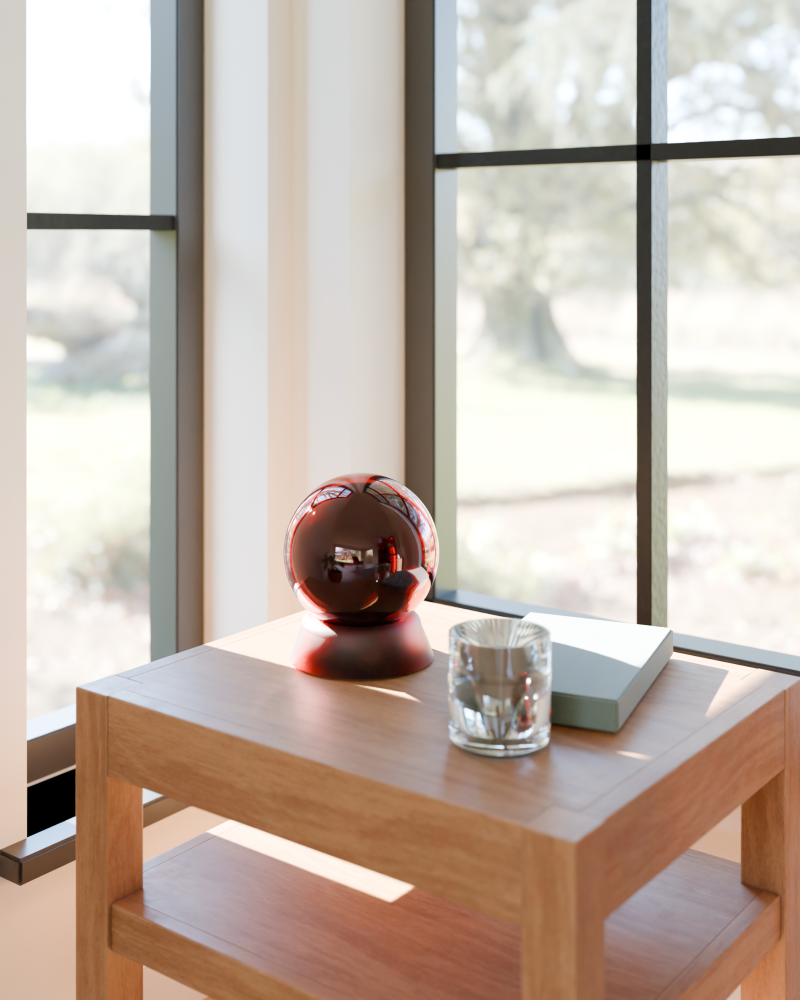
#> input picture renders/2026-11-20/barkhorn/living/living-c-ember.png, 1600 x 2000 px (shown at 1/2 size)
$ python c_ball_vs_studio.py
#> lines starting #> are read from the running program, lines starting #| are printed output that depends on the picture; after the words box and inside, x2 and y2 are one past the last pixel; in counts of white or black regions, pixels touching at a corner belong together
"""The Core's ball and base in the room's C and the lamps lane's studio Core OFF (house7): L*/C*/hue medians."""
import sys, numpy as np
from PIL import Image
def lab(a):
    a=a/255; lin=np.where(a<=0.04045,a/12.92,((a+0.055)/1.055)**2.4)
    M=np.array([[0.4124,0.3576,0.1805],[0.2126,0.7152,0.0722],[0.0193,0.1192,0.9505]])
    X=lin@M.T/np.array([0.95047,1,1.08883]); f=np.where(X>216/24389,np.cbrt(X),(24389/27*X+16)/116)
    A=500*(f[...,0]-f[...,1]); B=200*(f[...,1]-f[...,2]); return 116*f[...,1]-16, np.hypot(A,B), np.degrees(np.arctan2(B,A))
#> after `A = 500 * (f[..., 0] - f[..., 1])`:
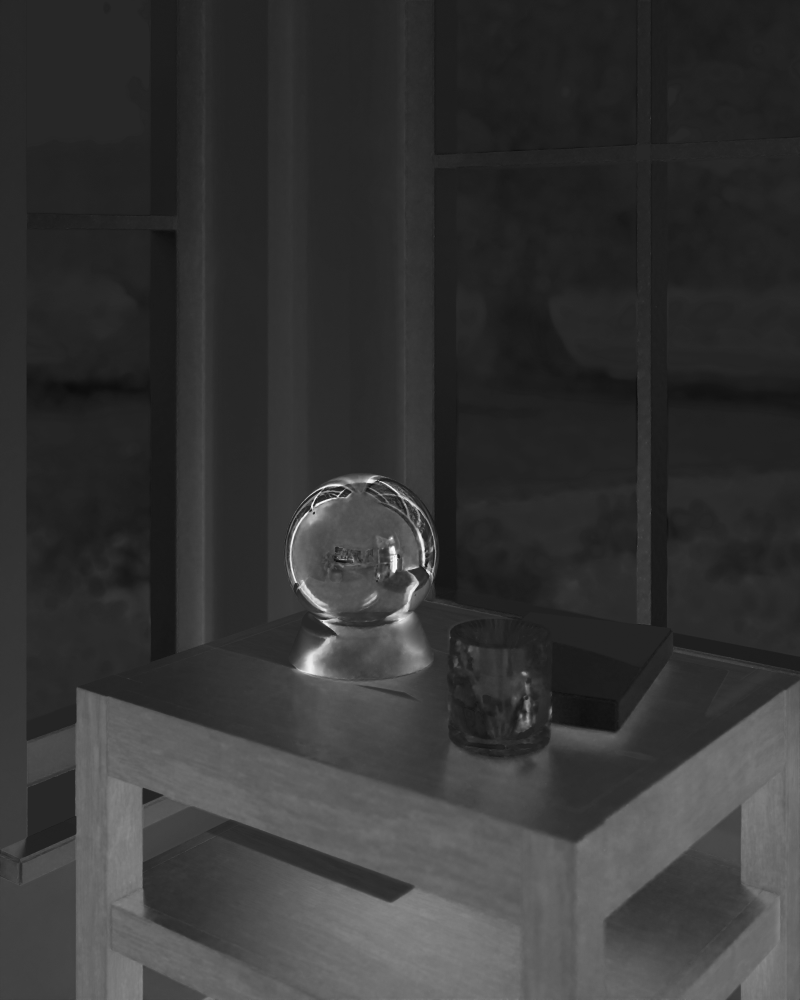
#> A: shape (2000, 1600) float64 (shown at 1/2 size); min -11.11, max 61.09, mean 4.2; drawn with min black and max white
#> after `B = 200 * (f[..., 1] - f[..., 2])`:
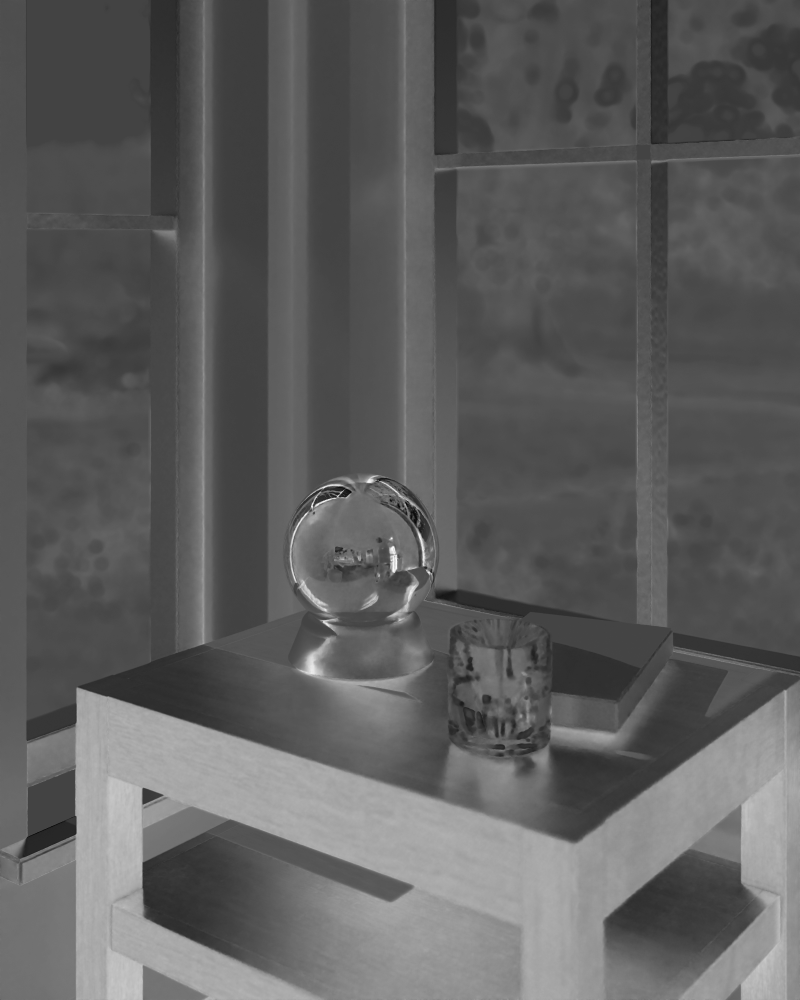
#> B: shape (2000, 1600) float64 (shown at 1/2 size); min -20.1, max 55.78, mean 8; drawn with min black and max white
def disc(H,W,cx,cy,r):
    Y,X=np.ogrid[:H,:W]; return (X-cx)**2+(Y-cy)**2<=r*r
def rep(name, path, ball, base_c, base_l, base_r, lower):
    L,C,h=lab(np.asarray(Image.open(path).convert('RGB')).astype(float)); H,W=L.shape
#> after `L, C, h = lab(np.asarray(Image.open(path).convert('RGB')).astype(float`:
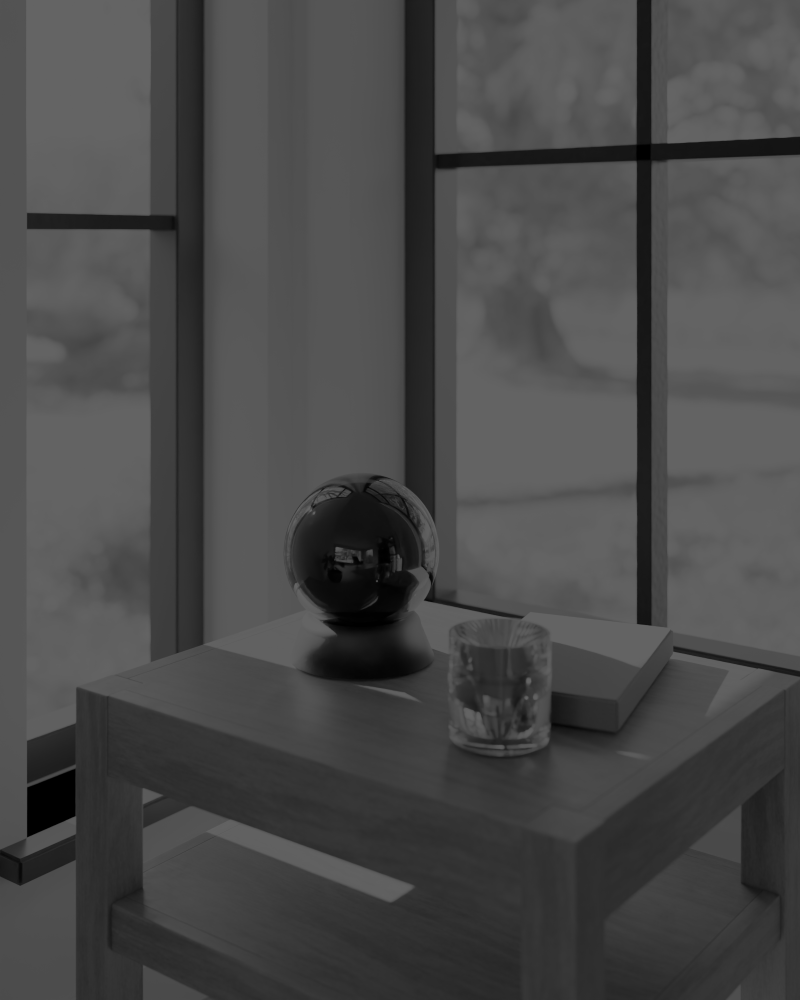
#> L: shape (2000, 1600) float64 (shown at 1/2 size); min 0, max 100, mean 73.3
#> after `L, C, h = lab(np.asarray(Image.open(path).convert('RGB')).astype(float`:
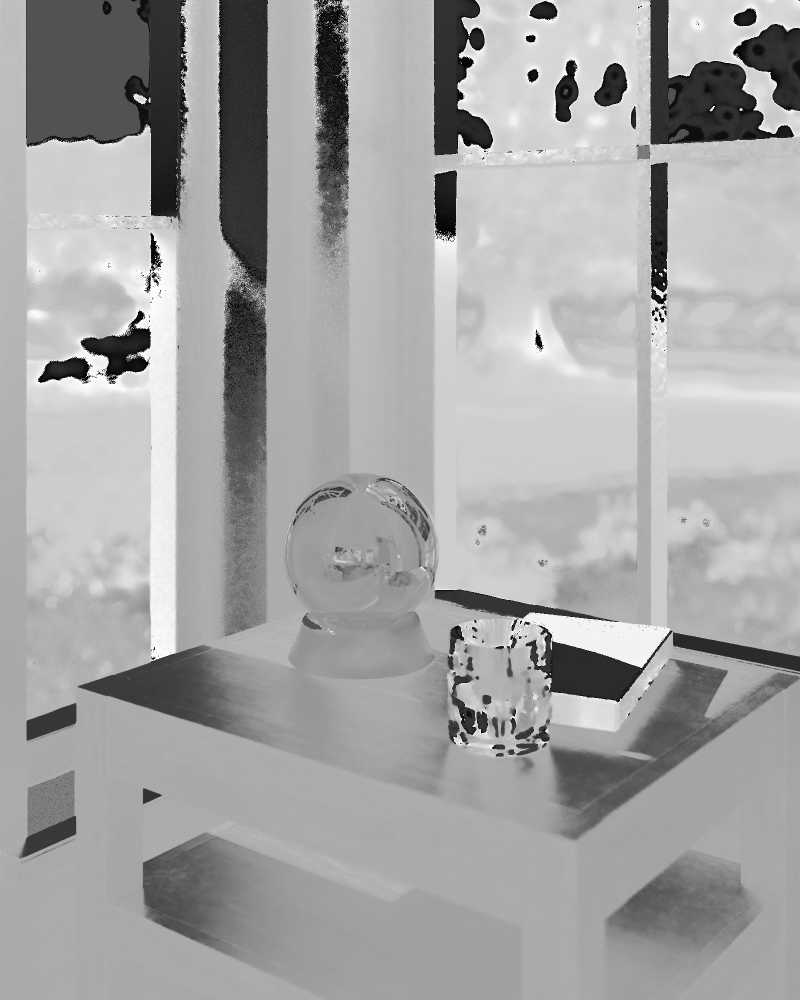
#> h: shape (2000, 1600) float64 (shown at 1/2 size); min -180, max 180, mean 52.2; drawn with min black and max white
#> after `H, W = L.shape`: H = 2000; W = 1600
    m=disc(H,W,*ball)
    def med(sel): return f'{np.median(L[sel]):5.1f} / {np.median(C[sel]):5.1f} / {np.median(h[sel]):3.0f}'
    box=lambda b: (slice(b[1],b[3]),slice(b[0],b[2]))
    print(f'{name:10s} ball disc {med(m)} | ball lower {med(box(lower))} | base centre {med(box(base_c))} | flanks {med(box(base_l))}  {med(box(base_r))}')
#| room C     ball disc  27.7 /  15.9 /  40 | ball lower   9.1 /  15.3 /  39 | base centre  11.5 /  11.8 /  44 | flanks  78.4 /  10.4 /  40   62.4 /   6.2 /  36
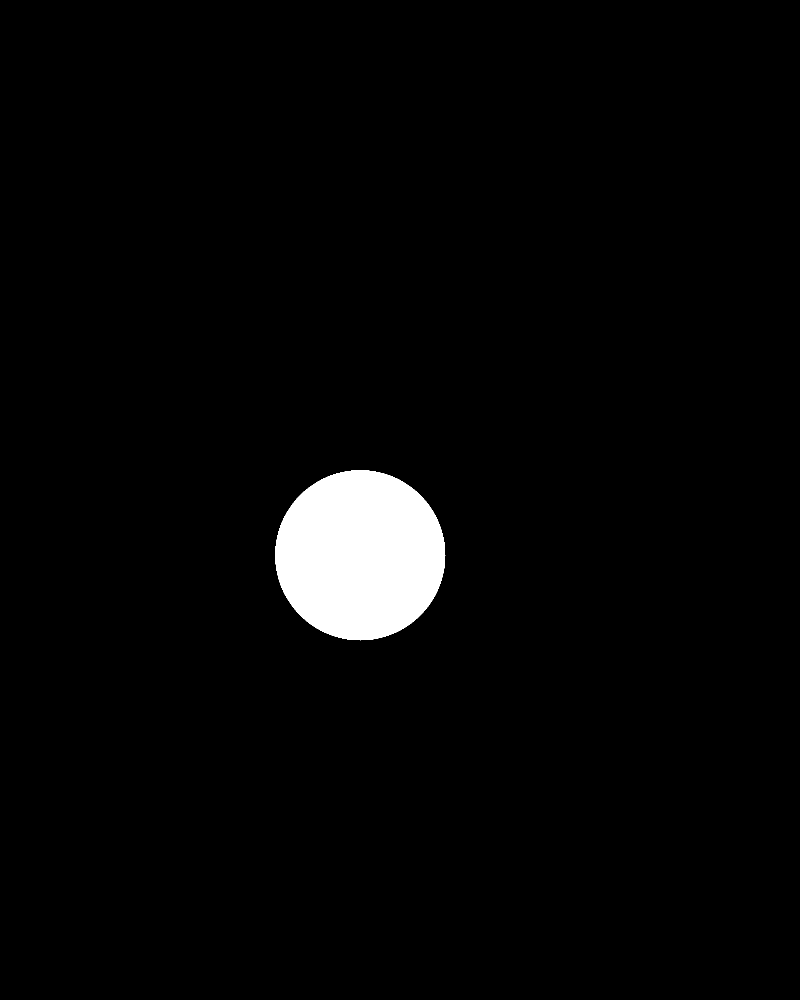
#> m: shape (2000, 1600) bool (shown at 1/2 size); 2.8% white; 1 white region, box (x1, y1, x2, y2) and area: (550, 940, 891, 1281) 90785
rep('room C', 'living-c-ember.png', (720,1110,170), (690,1320,750,1380), (565,1320,600,1380), (840,1320,875,1380), (660,1160,780,1230))
rep('studio', 'studio-core-off.png', (822,1045,400), (760,1500,880,1580), (505,1500,545,1560), (1095,1500,1135,1560), (700,1180,940,1320))
#> (the run stopped early here; a loop or call above may not have finished)

$ run again, with renders/2026-11-20/barkhorn/living/c-base-v2-v3.png copied over renders/2026-11-20/barkhorn/living/living-c-ember.png
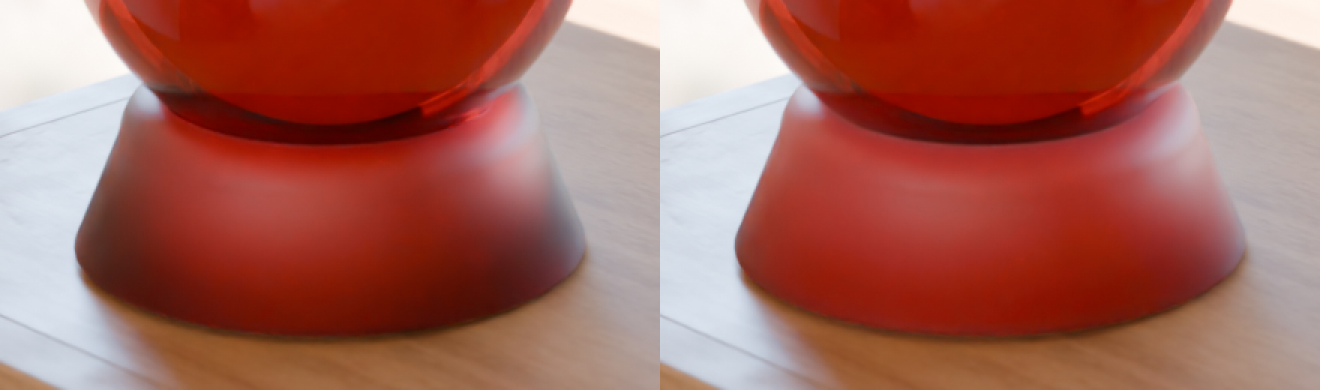
#> input picture renders/2026-11-20/barkhorn/living/c-base-v2-v3.png, 1320 x 390 px
#> in rep, `L, C, h = lab(np.asarray(Image.open(path).convert('RGB')).astype(float`:
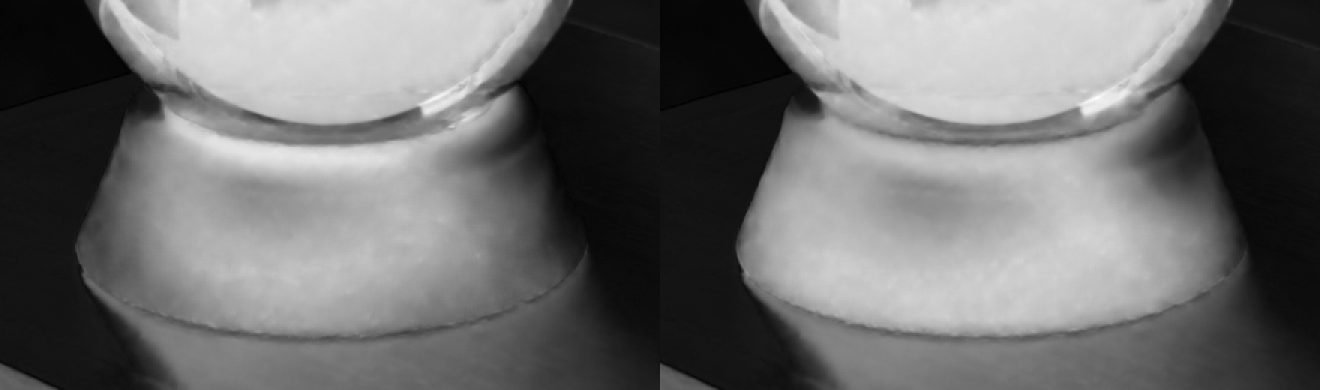
#> C: shape (390, 1320) float64; min 0.0107, max 80.47, mean 34.9; drawn with min black and max white
#> in rep, `L, C, h = lab(np.asarray(Image.open(path).convert('RGB')).astype(float`:
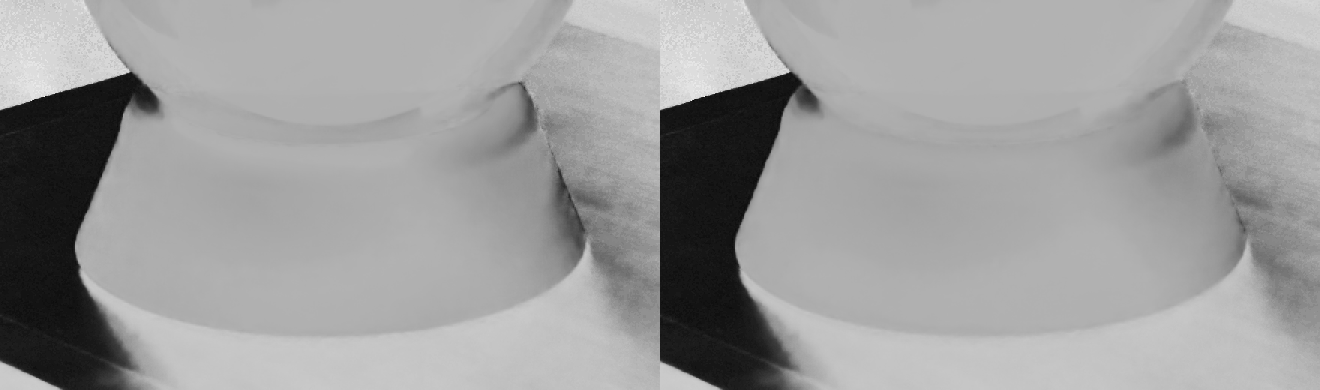
#> h: shape (390, 1320) float64; min -115.5, max 110, mean 23.4; drawn with min black and max white
#| room C     ball disc   nan /   nan / nan | ball lower   nan /   nan / nan | base centre   nan /   nan / nan | flanks   nan /   nan / nan    nan /   nan / nan
#> m: shape (390, 1320) bool; every value is 0

$ run again, with renders/2026-11-20/barkhorn/living/living-a-ember-256.png copied over renders/2026-11-20/barkhorn/living/living-c-ember.png
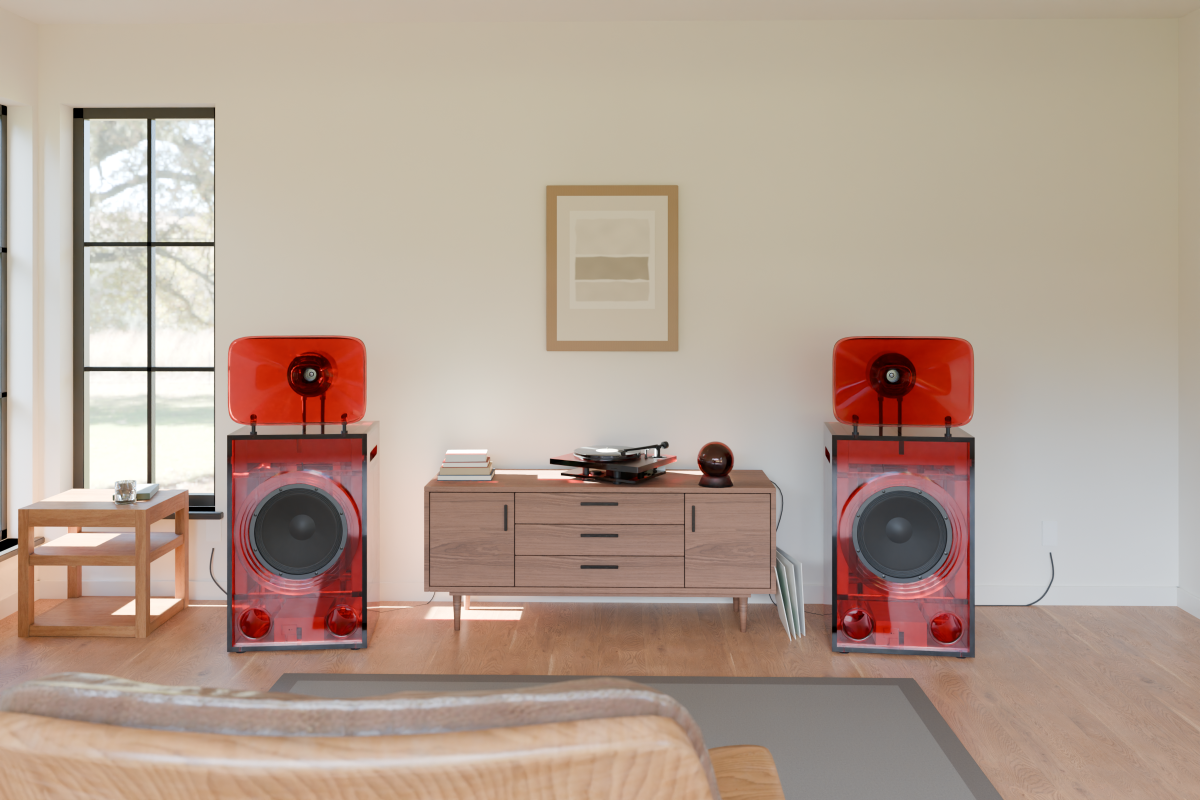
#> input picture renders/2026-11-20/barkhorn/living/living-a-ember-256.png, 2400 x 1600 px (shown at 1/2 size)
#> in rep, `L, C, h = lab(np.asarray(Image.open(path).convert('RGB')).astype(float`:
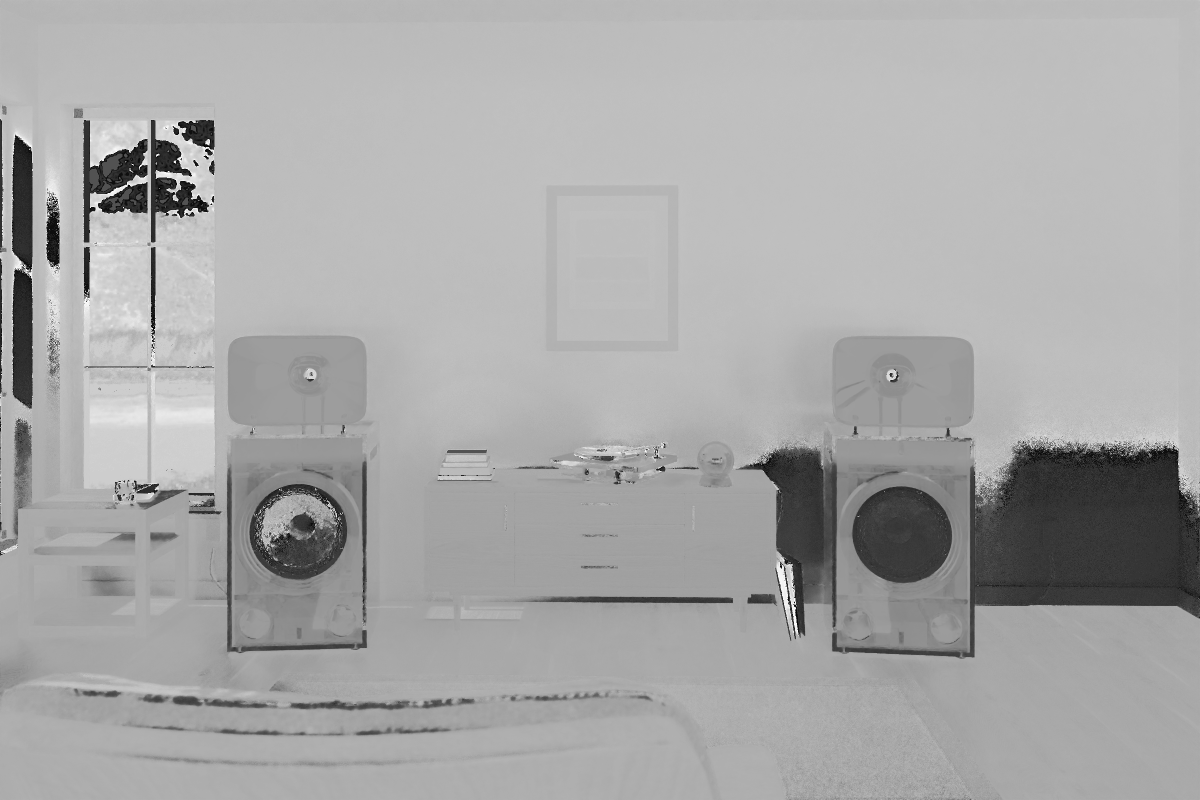
#> h: shape (1600, 2400) float64 (shown at 1/2 size); min -180, max 180, mean 57.4; drawn with min black and max white
#| room C     ball disc  52.3 /  12.3 /  39 | ball lower  37.1 /  32.7 /  35 | base centre  54.9 /   7.1 /  56 | flanks  54.3 /   4.5 /  45   53.1 /   9.0 /  59
#> in rep, `print(f'{name:10s} ball disc {med(m)} | ball lower {med(box(lower))} |..`:
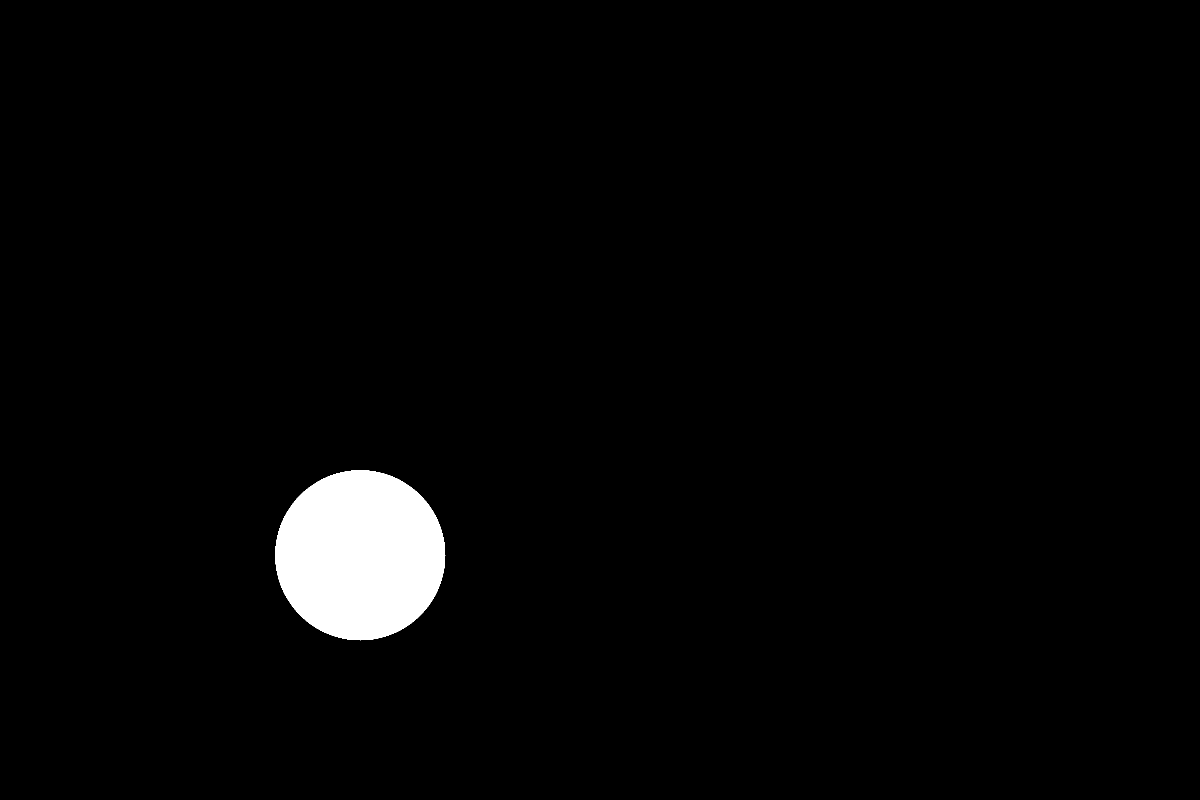
#> m: shape (1600, 2400) bool (shown at 1/2 size); 2.4% white; 1 white region, box (x1, y1, x2, y2) and area: (550, 940, 891, 1281) 90785
